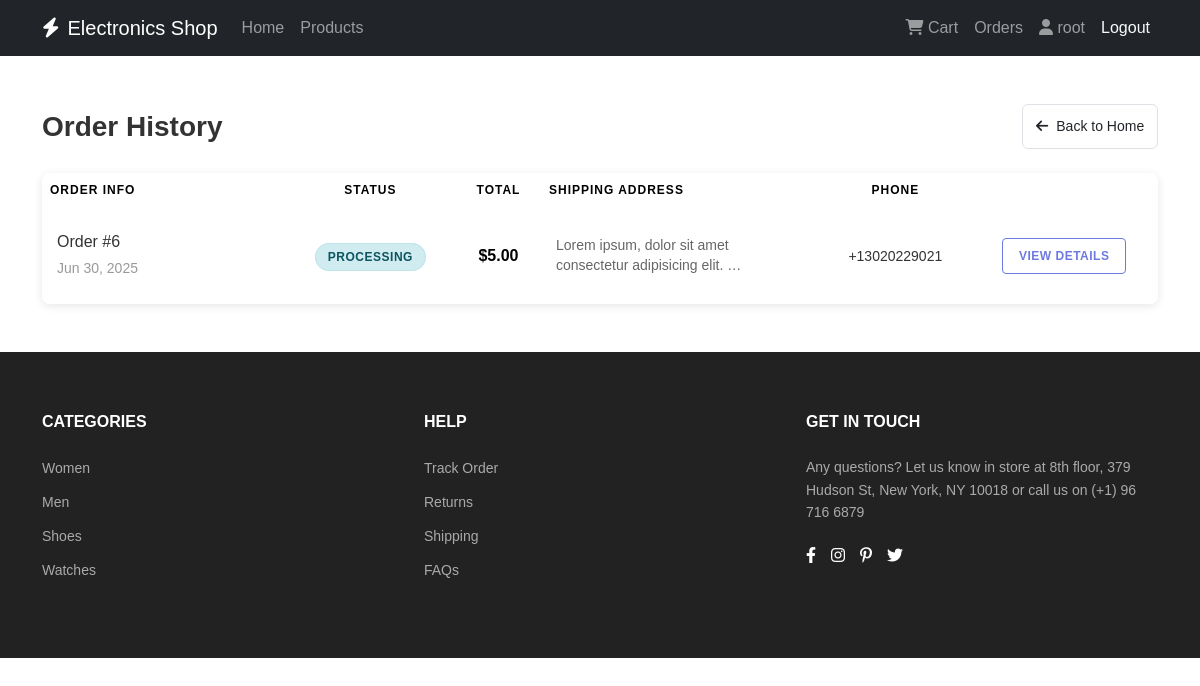
Screenshot of /orders/ (signed in) with the database file from the repository.
### store/models.py (models this page shows, shortened)
class Order(models.Model):
    STATUS_CHOICES = [
        ("pending", "Pending"),
        ("processing", "Processing"),
        ("shipped", "Shipped"),
        ("delivered", "Delivered"),
        ("cancelled", "Cancelled"),
    ]
    user = models.ForeignKey(User, on_delete=models.CASCADE)
    total_amount = models.DecimalField(max_digits=10, decimal_places=2)
    status = models.CharField(max_length=20, choices=STATUS_CHOICES, default="pending")
    shipping_address = models.TextField()
    phone = models.CharField(max_length=20)
    created_at = models.DateTimeField(auto_now_add=True)

### store/views.py (the view)
# urls.py: path("orders/", views.order_history, name="order_history"),
@login_required
def order_history(req):
    orders = Order.objects.filter(user=req.user).order_by("-created_at")
    context = {"orders": orders}
    return render(req, "store/order_history.html", context)

### templates/store/order_history.html (shortened to what this page needs)
{% extends 'store/_base.html' %}
{% load static %}
{% block extra_css %}
  <link rel="stylesheet" href="{% static 'css/order_history.css' %}" />
{% endblock %}
{% block content %}
  <div class="container py-5">
    <div class="row">
      <div class="col-lg-12">
        <div class="d-flex justify-content-between align-items-center mb-4">
          <h2 class="section-title mb-0">Order History</h2>
          <a href="{% url 'home' %}" class="btn border continue-shopping"><i class="fas fa-arrow-left me-2"></i>Back to Home</a>
        </div>
        {% if orders %}
          <div class="orders-table-wrapper">
            <table class="table orders-table">
              <thead>
                <tr>
                  <th scope="col" class="orders-header">ORDER INFO</th>
                  <th scope="col" class="orders-header text-center">STATUS</th>
                  <th scope="col" class="orders-header text-center">TOTAL</th>
                  <th scope="col" class="orders-header">SHIPPING ADDRESS</th>
                  <th scope="col" class="orders-header text-center">PHONE</th>
                  <th scope="col" class="orders-header"></th>
                </tr>
              </thead>
              <tbody>
                {% for order in orders %}
                  <tr class="order-item-row">
                    <td class="order-info">
                      <div class="order-info-content">
                        <h6 class="order-number">Order #{{ order.id }}</h6>
                        <p class="order-date">{{ order.created_at|date:'M d, Y' }}</p>
                      </div>
                    </td>
                    <td class="order-status text-center">
                      {% if order.status == 'pending' %}
                        <span class="status-badge status-warning">{{ order.get_status_display }}</span>
                      {% elif order.status == 'processing' %}
                        <span class="status-badge status-info">{{ order.get_status_display }}</span>
                      {% elif order.status == 'shipped' %}
                        <span class="status-badge status-primary">{{ order.get_status_display }}</span>
                      {% elif order.status == 'delivered' %}
                        <span class="status-badge status-success">{{ order.get_status_display }}</span>
                      {% elif order.status == 'cancelled' %}
                        <span class="status-badge status-danger">{{ order.get_status_display }}</span>
                      {% endif %}
                    </td>
                    <td class="order-total text-center">
                      <span class="total-text">${{ order.total_amount }}</span>
                    </td>
                    <td class="order-address">
                      <div class="address-text">{{ order.shipping_address|truncatewords:8 }}</div>
                    </td>
                    <td class="order-phone text-center">
                      <span class="phone-text">{{ order.phone }}</span>
                    </td>
                    <td class="order-actions text-center">
                      <a href="{% url 'order_detail' order.id %}" class="view-details-btn">View Details</a>
                    </td>
                  </tr>
                {% endfor %}
              </tbody>
            </table>
          </div>
        {% endif %}
      </div>
    </div>
  </div>
{% endblock %}

### templates/store/_base.html (shortened to what this page needs)
<!DOCTYPE html>
<html lang="en">
  <head>
    <link href="https://cdn.jsdelivr.net/npm/bootstrap@5.3.7/dist/css/bootstrap.min.css" rel="stylesheet" />
    <link href="https://cdnjs.cloudflare.com/ajax/libs/font-awesome/6.0.0/css/all.min.css" rel="stylesheet" />
    <link rel="stylesheet" href="https://cdnjs.cloudflare.com/ajax/libs/font-awesome/6.4.0/css/all.min.css" />
    {% block extra_css %}
    {% endblock %}
  </head>
  <body>
    <nav class="navbar navbar-expand-lg navbar-dark bg-dark">
      <div class="container">
        <a class="navbar-brand" href="{% url 'home' %}"><i class="fas fa-bolt me-2"></i>Electronics Shop</a>
        <div class="collapse navbar-collapse" id="navbarNav">
          <ul class="navbar-nav me-auto">
            <li class="nav-item">
              <a class="nav-link" href="{% url 'home' %}">Home</a>
            </li>
            <li class="nav-item">
              <a class="nav-link" href="{% url 'product_list' %}">Products</a>
            </li>
          </ul>
          <ul class="navbar-nav">
            {% if user.is_authenticated %}
              <li class="nav-item">
                <a class="nav-link" href="{% url 'cart_view' %}"><i class="fas fa-shopping-cart"></i> Cart</a>
              </li>
              <li class="nav-item">
                <a class="nav-link" href="{% url 'order_history' %}">Orders</a>
              </li>
              <li class="nav-item">
                <a class="nav-link" href="#" role="button"><i class="fas fa-user"></i> {{ user.username }}</a>
              </li>
              <li class="nav-item">
                <form method="POST" action="{% url 'logout' %}" class="d-inline">
                  <button type="submit" class="nav-link btn btn-link text-light">Logout</button>
                </form>
              </li>
            {% endif %}
          </ul>
        </div>
      </div>
    </nav>
    <main>
      {% block content %}
      {% endblock %}
    </main>
    <footer class="footer">
      <div class="container">
        <div class="footer-content">
          <div class="footer-section categories">
            <h3 class="footer-title">CATEGORIES</h3>
            <ul>
              <li>
                <a href="#">Women</a>
              </li>
              <li>
                <a href="#">Men</a>
              </li>
              <li>
                <a href="#">Shoes</a>
              </li>
              <li>
                <a href="#">Watches</a>
              </li>
            </ul>
          </div>
          <div class="footer-section help">
            <h3 class="footer-title">HELP</h3>
            <ul>
              <li>
                <a href="#">Track Order</a>
              </li>
              <li>
                <a href="#">Returns</a>
              </li>
              <li>
                <a href="#">Shipping</a>
              </li>
              <li>
                <a href="#">FAQs</a>
              </li>
            </ul>
          </div>
          <div class="footer-section get-in-touch">
            <h3 class="footer-title">GET IN TOUCH</h3>
            <p class="contact-info">Any questions? Let us know in store at 8th floor, 379 Hudson St, New York, NY 10018 or call us on (+1) 96 716 6879</p>
            <div class="social-icons">
              <a href="#"><i class="fab fa-facebook-f"></i></a>
              <a href="#"><i class="fab fa-instagram"></i></a>
              <a href="#"><i class="fab fa-pinterest-p"></i></a>
              <a href="#"><i class="fab fa-twitter"></i></a>
            </div>
          </div>
        </div>
      </div>
    </footer>
  </body>
</html>

### static/css/order_history.css (style rules this page uses)
.orders-table-wrapper { background: white; border-radius: 8px; box-shadow: 0 2px 10px rgba(0, 0, 0, 0.1); overflow: hidden; }
.orders-table { margin-bottom: 0; border: none; }
.orders-header { background-color: #f8f9fa; color: #666; font-size: 12px; font-weight: 600; letter-spacing: 1px; text-transform: uppercase; padding: 20px 15px; border: none; }
.order-item-row { border-bottom: 1px solid #eee; }
.order-item-row:last-child { border-bottom: none; }
.order-item-row td { padding: 25px 15px; vertical-align: middle; border: none; }
.order-info { min-width: 200px; }
.order-info-content { display: flex; flex-direction: column; }
.order-number { font-size: 16px; font-weight: 500; color: #333; margin-bottom: 5px; line-height: 1.3; }
.order-date { font-size: 14px; color: #999; margin-bottom: 0; }
.status-badge { padding: 6px 12px; border-radius: 20px; font-size: 12px; font-weight: 600; text-transform: uppercase; letter-spacing: 0.5px; }
.status-info { background-color: #d1ecf1; color: #0c5460; border: 1px solid #bee5eb; }
.total-text { font-size: 16px; font-weight: 600; }
.address-text { font-size: 14px; color: #666; line-height: 1.4; max-width: 200px; }
.phone-text { font-size: 14px; color: #333; font-weight: 500; }
.view-details-btn { background-color: transparent; color: #6c7ae0; padding: 8px 16px; border: 1px solid #6c7ae0; border-radius: 4px; font-size: 12px; font-weight: 600; letter-spacing: 0.5px; text-transform: uppercase; text-decoration: none; transition: all 0.3s ease; display: inline-block; }
.continue-shopping { padding: 0.7rem 0.8rem; font-size: 14px; font-weight: 500; }
.section-title { font-size: 28px; font-weight: 600; color: #333; }

### templates/store/_base.html (style rules this page uses)
html, body { height: 100%; }
body { font-family: 'Playfair Display', sans-serif !important; min-height: 100vh; }
main { flex: 1; }
.footer { background-color: #222; color: #aaa; padding: 60px 0 30px; margin-top: auto; }
.footer-content { display: grid; grid-template-columns: repeat(3, 1fr); gap: 30px; margin-bottom: 30px; }
.footer-title { color: white; font-size: 16px; margin-bottom: 25px; font-weight: 600; }
.footer-section ul { list-style: none; padding: 0; }
.footer-section li { margin-bottom: 10px; }
.footer-section a { color: #aaa; text-decoration: none; font-size: 14px; transition: color 0.3s ease; }
.contact-info { font-size: 14px; line-height: 1.6; margin-bottom: 20px; }
.social-icons { display: flex; gap: 15px; }
.social-icons a { color: white; font-size: 16px; }

### rows the page displays
Order: id "6", created_at "Jun 30, 2025", status "PROCESSING", total_amount "5.00", shipping_address "Lorem ipsum, dolor sit amet consectetur adipisicing elit. …", phone "+13020229021"

### other values shown
{{ user.username }} "root"
